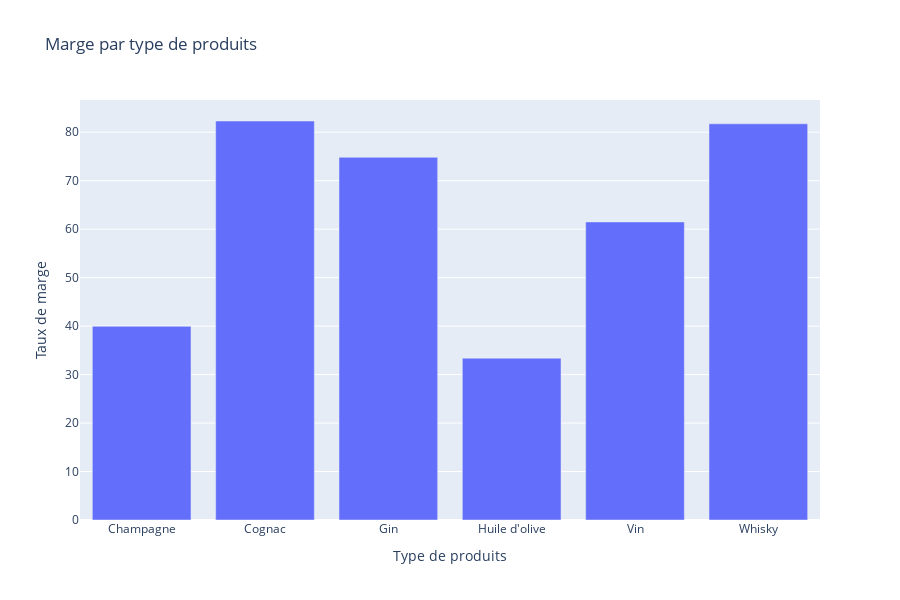

The notebook cell saved with this chart:
### Code cell
#Création d'un dataframe avec le taux de marge moyen par type de produit
df_best_marge = df_marge.groupby(by='product_type', as_index=False)[['taux_marge']].mean()

#Affichage dans un graphique du taux de marge par type de produit
fig = px.bar(
    df_best_marge,
    x='product_type',
    y='taux_marge',
    title='Marge par type de produits',
    labels={
        'product_type': 'Type de produits',
        'taux_marge': 'Taux de marge'
    },
    height=600
)

fig.show()

### Figure 1 — Plotly figure (JSON) as saved in the notebook; plotly's stock layout.template omitted (floating-point values rounded to 4 significant figures)
{"data": [{"hovertemplate": "Type de produits=%{x}<br>Taux de marge=%{y}<extra></extra>", "legendgroup": "", "marker": {"color": "#636efa", "pattern": {"shape": ""}}, "name": "", "orientation": "v", "showlegend": false, "textposition": "auto", "type": "bar", "x": ["Champagne", "Cognac", "Gin", "Huile d'olive", "Vin", "Whisky"], "xaxis": "x", "y": [39.95, 82.32, 74.83, 33.39, 61.49, 81.74], "yaxis": "y"}], "layout": {"barmode": "relative", "height": 600, "legend": {"tracegroupgap": 0}, "title": {"text": "Marge par type de produits"}, "xaxis": {"anchor": "y", "domain": [0, 1], "title": {"text": "Type de produits"}}, "yaxis": {"anchor": "x", "domain": [0, 1], "title": {"text": "Taux de marge"}}}}
